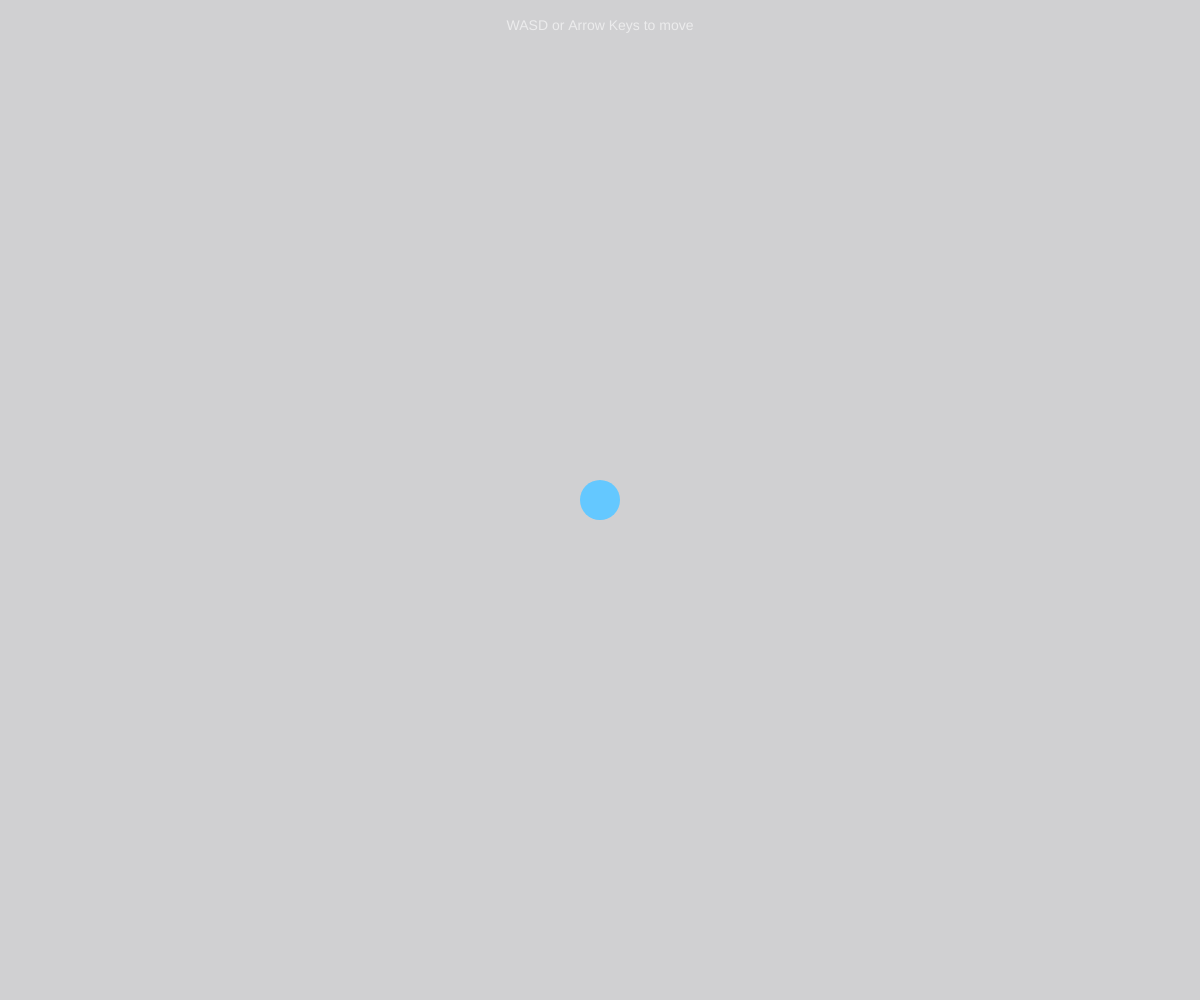
Frame 1 (no input)
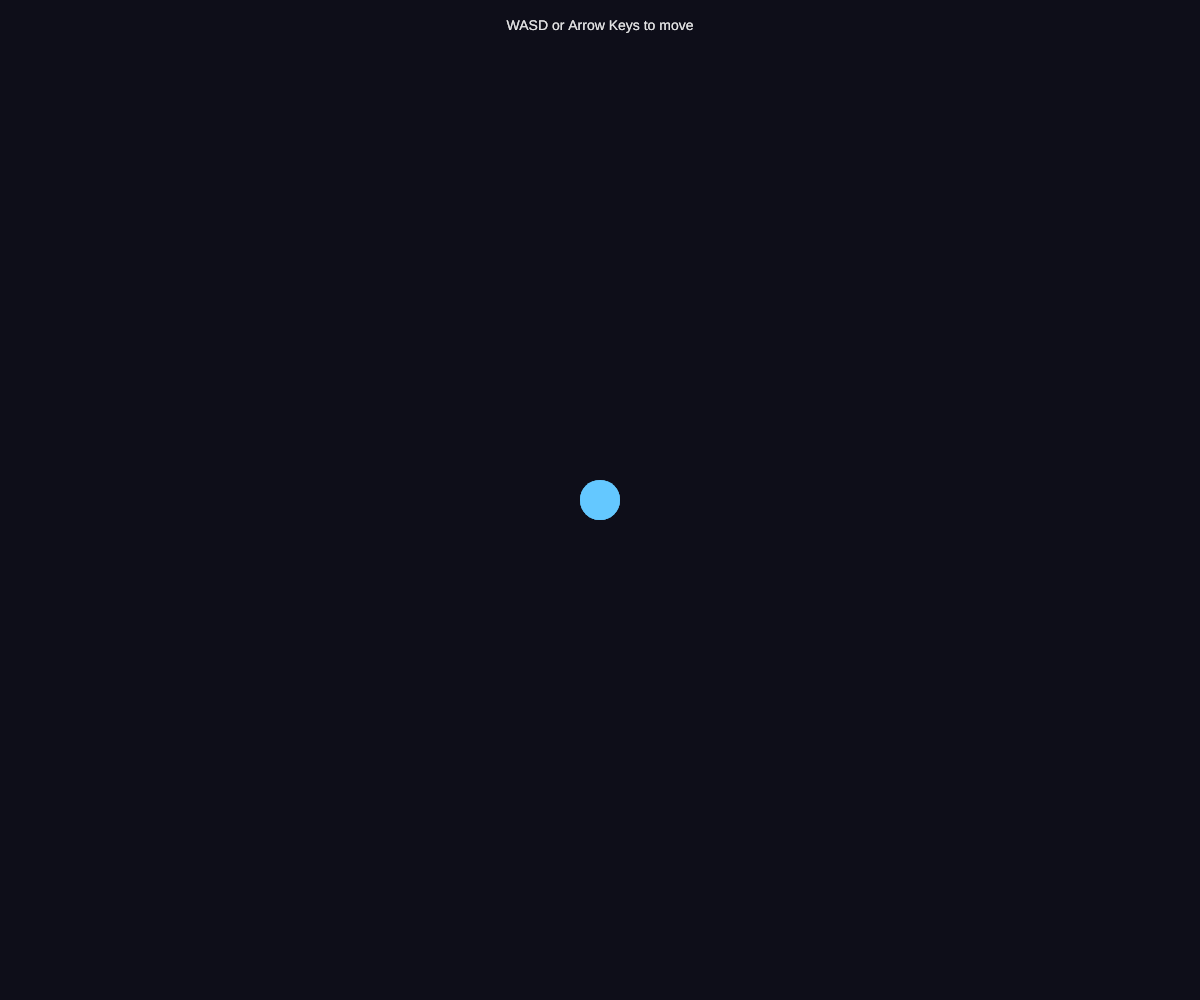
Frame 60 (no input)
Frame 120 (the mouse pressed at the canvas centre since frame 60): identical to frame 60, image omitted

The p5.js sketch that drew these frames (run headless with seeded random() and noise() and a simulated clock; from frame 60 on, the mouse is pressed at the canvas centre):

// p5.js sketch
// ── sketch.js
let x, y;
let speed = 5;

function setup() {
  createCanvas(windowWidth, windowHeight);
  x = width / 2;
  y = height / 2;
}

function draw() {
  background(20, 20, 30, 50);

  // WASDまたは矢印キーで移動
  if (keyIsPressed) {
    if (key === 'w' || key === 'W' || keyCode === UP_ARROW) y -= speed;
    if (key === 's' || key === 'S' || keyCode === DOWN_ARROW) y += speed;
    if (key === 'a' || key === 'A' || keyCode === LEFT_ARROW) x -= speed;
    if (key === 'd' || key === 'D' || keyCode === RIGHT_ARROW) x += speed;
  }

  // 画面端で跳ね返り
  x = constrain(x, 20, width - 20);
  y = constrain(y, 20, height - 20);

  fill(100, 200, 255);
  noStroke();
  ellipse(x, y, 40, 40);

  // 説明テキスト
  fill(255, 150);
  textAlign(CENTER);
  textSize(14);
  text("WASD or Arrow Keys to move", width / 2, 30);
}

function windowResized() {
  resizeCanvas(windowWidth, windowHeight);
}
